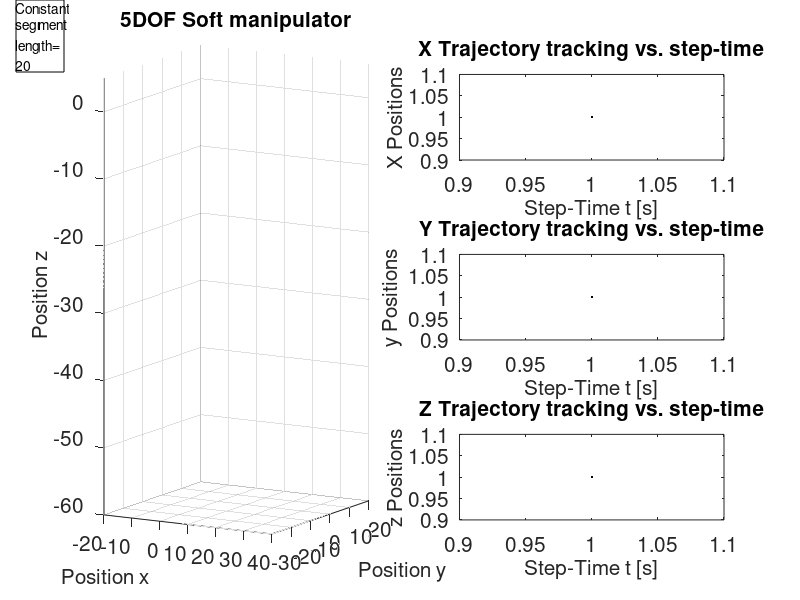

MATLAB code for this plot:
%% Initialisation
clr = [1 1 1];                                      % Background Color grey
unts = 'normalized';                                % Units for dimensions to normalized
lnwdth = 2;                                         % Linewidth 2
fntsz = 15;                                         % Fontsize 22

%% Positions, titles and labels
pos_fig = [0.02 0.02 0.95 0.90];                      % Position and dimension of figure

title_ani = '5DOF Soft manipulator';        % Title of animation
xlabel_ani = 'Position x';                  % Name of x-axis of Animation
zlabel_ani = 'Position z';                 
ylabel_ani = 'Position y';      

xlabel_graph = 'Step-Time t [s]';                        % Name of x-axis of Graph
ylabel_graph1 = 'X Positions';             
ylabel_graph2 = 'y Positions';             % Name of first y-axis of Graph
ylabel_graph3 = 'z Positions';             % Name of first z-axis of Graph
% Name of first y-axis of Graph
title_graph1 = 'X Trajectory tracking vs. step-time';
title_graph2 = 'Y Trajectory tracking vs. step-time';
title_graph3 = 'Z Trajectory tracking vs. step-time';

%% Initialise figures
fig = figure('color',clr,'units',unts,'position',pos_fig);    % Create a blank figure
annotation('textbox',[0.02 0.88 0.06 0.12],...
    'String',{'Constant','segment','length=','20'},...
    'FitBoxToText','off')
%%
subplot(3,2,2)                                                % Divide figure into two subplots and select second plot
graph_plot1 = plot(1,1);                                     % Initialise graph at second position
set(graph_plot1,'color', 'k','linewidth',lnwdth);             % Set Color and linewidth of first plot
set(gca, 'Color', clr)
            
axes_graph1 = gca;                                            % Save first yaxis
set(axes_graph1,'FontSize',fntsz);                            % Set Fontsize of x and y-axes

xlabel(axes_graph1, xlabel_graph, 'fontsize',fntsz);
ylabel(axes_graph1, ylabel_graph1, 'fontsize',fntsz);
title(title_graph1, 'fontsize',15);
%%
subplot(3,2,4)                                                % Divide figure into two subplots and select second plot

graph_plot2 = plot(1,1);                                     % Initialise graph at second position
set(graph_plot2,'color', 'k','linewidth',lnwdth);             % Set Color and linewidth of first plot
set(gca, 'Color', clr)
            
axes_graph2 = gca;                                            % Save first yaxis
set(axes_graph2,'FontSize',fntsz);                            % Set Fontsize of x and y-axes

xlabel(axes_graph2, xlabel_graph, 'fontsize',fntsz);
ylabel(axes_graph2, ylabel_graph2, 'fontsize',fntsz);
title(title_graph2, 'fontsize',15);
%%
subplot(3,2,6)                                                % Divide figure into two subplots and select second plot
graph_plot3 = plot(1,1);                                     % Initialise graph at second position
set(graph_plot3,'color', 'k','linewidth',lnwdth);             % Set Color and linewidth of first plot
set(gca, 'Color', clr)
            
axes_graph3 = gca;                                            % Save first yaxis
set(axes_graph3,'FontSize',fntsz);                            % Set Fontsize of x and y-axes

xlabel(axes_graph3, xlabel_graph, 'fontsize',fntsz);
ylabel(axes_graph3, ylabel_graph3, 'fontsize',fntsz);
title(title_graph3, 'fontsize',15);
%%
subplot(3,2,[1,3,5]);
axes_ani = gca;  
%axes_ani = axes(); %Create axis 

set(axes_ani,'FontSize',fntsz,'XLim',[-20 40],'YLim',[-30 20],'ZLim',[-60 5]);                                 % Set Fontsize of Animation
set(axes_ani,  'Color', clr) ;             % Set background color

title(title_ani,'fontsize',fntsz);
xlabel(xlabel_ani,'fontsize',fntsz);
ylabel(ylabel_ani,'fontsize',fntsz);
zlabel(zlabel_ani,'fontsize',fntsz);
%view(3); % for default 3D views
view(30,5);
%view(180,0)
grid on;
axis on;
hold on;